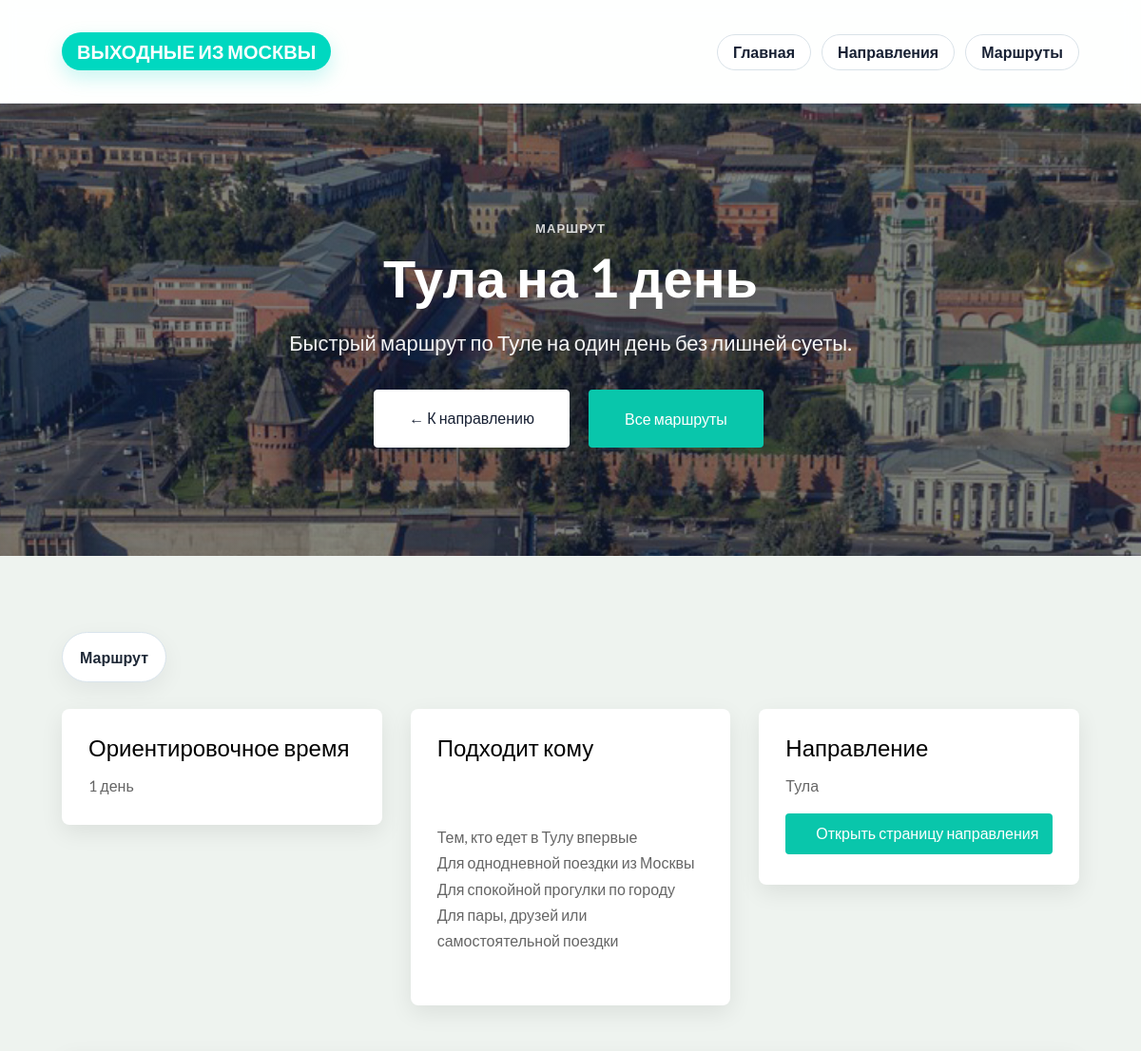
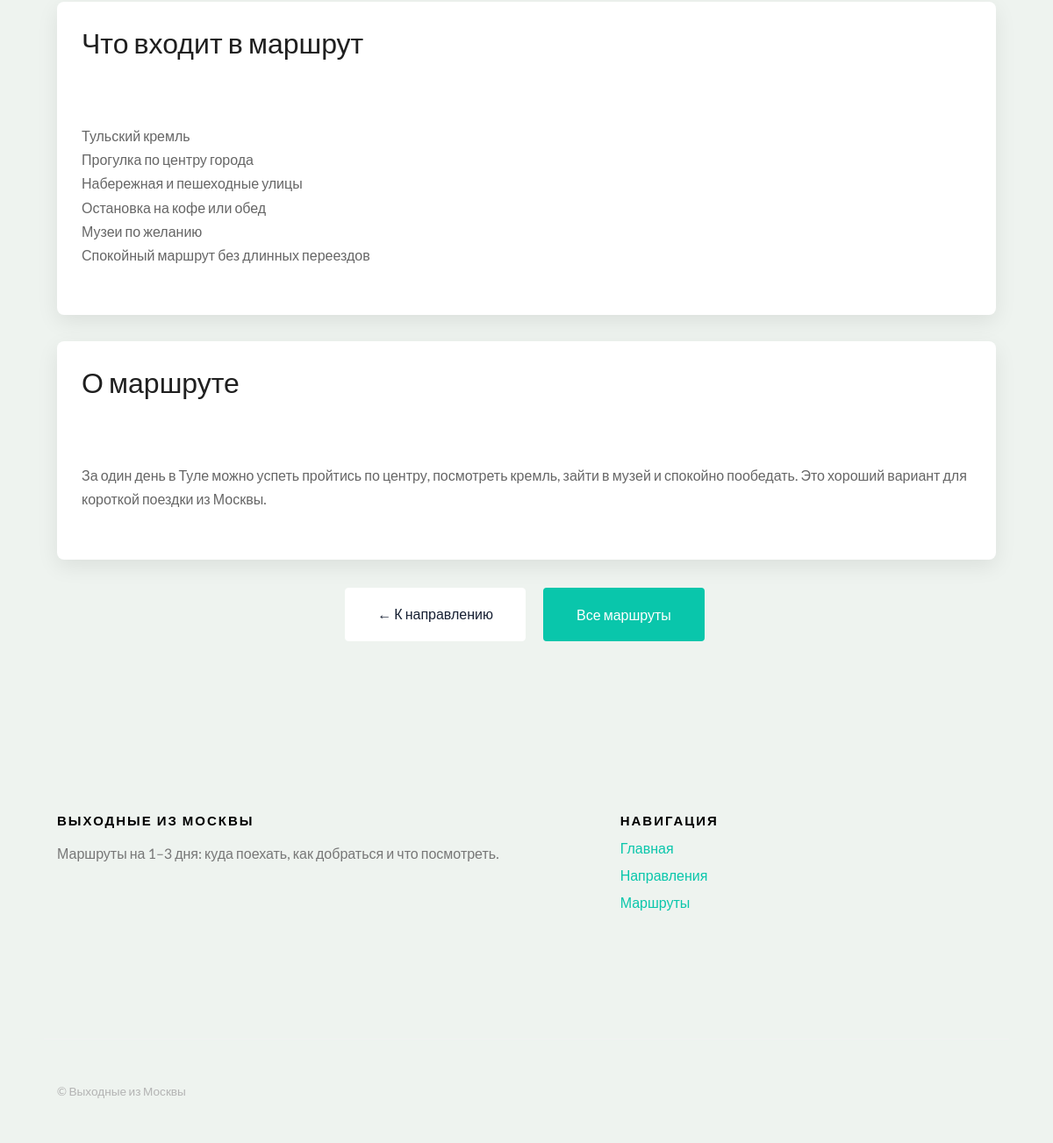
The app's page /routes/tula-na-1-den/ with its own data (2 pictures, top to bottom).
### routes/models.py (models this page shows, shortened)
class Route(models.Model):
    destination = models.ForeignKey(
        Destination,
        on_delete=models.CASCADE,
        related_name="routes",
        verbose_name="Направление",
    )
    title = models.CharField("Название маршрута", max_length=200)
    slug = models.SlugField("Слаг", unique=True)
    short_description = models.CharField("Короткое описание", max_length=255)
    estimated_time = models.CharField(
        "Ориентировочное время",
        max_length=100,
        blank=True,
    )
    route_includes = models.TextField(
        "Что входит в маршрут",
        blank=True,
    )
    suitable_for = models.TextField(
        "Подходит кому",
        blank=True,
    )
    content = models.TextField("Полный текст", blank=True)
    is_published = models.BooleanField("Опубликовано", default=True)
    created_at = models.DateTimeField("Создано", auto_now_add=True)
    class Meta:
        verbose_name = "Маршрут"
        verbose_name_plural = "Маршруты"
        ordering = ["title"]

### destinations/models.py (models this page shows, shortened)
class Destination(models.Model):
    TRANSPORT_CHOICES = [
        ("train", "Поезд"),
        ("car", "Машина"),
        ("bus", "Автобус"),
        ("plane", "Самолет"),
        ("mixed", "Несколько вариантов"),
    ]
    name = models.CharField("Название", max_length=100)
    slug = models.SlugField("Слаг", unique=True)
    short_description = models.CharField("Короткое описание", max_length=255)
    description = models.TextField("Полное описание", blank=True)
    how_to_get = models.TextField("Как добраться", blank=True)
    what_to_see = models.TextField("Что посмотреть", blank=True)
    budget = models.CharField("Бюджет", max_length=255, blank=True)
    days_count = models.CharField("На сколько дней", max_length=100, blank=True)
    transport_type = models.CharField(
        "Лучший транспорт",
        max_length=20,
        choices=TRANSPORT_CHOICES,
        blank=True,
    )
    hero_image = models.ImageField(
        "Hero фото",
        upload_to="destinations/heroes/",
        blank=True,
        null=True,
    )
    gallery_image_1 = models.ImageField(
        "Галерея фото 1",
        upload_to="destinations/gallery/",
        blank=True,
        null=True,
    )
    gallery_image_2 = models.ImageField(
        "Галерея фото 2",
        upload_to="destinations/gallery/",
        blank=True,
        null=True,
    )
    gallery_image_3 = models.ImageField(
        "Галерея фото 3",
        upload_to="destinations/gallery/",
        blank=True,
        null=True,
    )
    is_published = models.BooleanField("Опубликовано", default=True)
    created_at = models.DateTimeField("Создано", auto_now_add=True)
    class Meta:
        verbose_name = "Направление"
        verbose_name_plural = "Направления"
        ordering = ["name"]
    def get_absolute_url(self):
        return reverse("destinations:detail", kwargs={"slug": self.slug})

### routes/views.py (the view)
# urls.py: path("<slug:slug>/", route_detail, name="detail"),
def route_detail(request, slug):
    route = get_object_or_404(
        Route.objects.select_related("destination"),
        slug=slug,
        is_published=True,
    )
    return render(request, "routes/detail.html", {"route": route})

### routes/templates/routes/detail.html (shortened to what this page needs)
{% extends "base.html" %}
{% block content %}
{% if route.destination.slug == "kolomna" %}
<section class="destination-hero destination-hero--photo" style="background-image: linear-gradient(rgba(20, 32, 44, 0.52), rgba(20, 32, 44, 0.52)), url(/static/traveler/images/destinations/kolomna/kolomna_hero.jpg);">
{% elif route.destination.slug == "tula" %}
<section class="destination-hero destination-hero--photo" style="background-image: linear-gradient(rgba(20, 32, 44, 0.52), rgba(20, 32, 44, 0.52)), url(/static/traveler/images/destinations/tula/tula_hero.jpg);">
{% elif route.destination.slug == "kazan" %}
<section class="destination-hero destination-hero--photo" style="background-image: linear-gradient(rgba(20, 32, 44, 0.52), rgba(20, 32, 44, 0.52)), url(/static/traveler/images/destinations/kazan/kazan_hero.jpg);">
{% else %}
<section class="destination-hero destination-hero--photo" style="background-image: linear-gradient(rgba(20, 32, 44, 0.52), rgba(20, 32, 44, 0.52)), url(/static/traveler/images/orig.jpeg);">
{% endif %}
    <div class="gtco-container">
        <div class="destination-hero__content">
            <p class="section-kicker section-kicker--light">Маршрут</p>
            <h1 class="destination-hero__title">{{ route.title }}</h1>
            <p class="destination-hero__subtitle">{{ route.short_description }}</p>
            <div class="destination-hero__actions">
                <a href="{{ route.destination.get_absolute_url }}" class="btn btn-white btn-lg">← К направлению</a>
                <a href="/routes/" class="btn btn-primary btn-lg" style="color: #ffffff !important;">Все маршруты</a>
            </div>
        </div>
    </div>
</section>
<section class="section">
    <div class="gtco-container">
        <div class="page-top-actions">
            <span class="soft-button" style="cursor: default;">Маршрут</span>
        </div>
        <div class="row" style="margin-bottom: 30px;">
            <div class="col-md-4">
                <div class="card" style="margin-bottom: 20px;">
                    <h3 style="margin-top: 0; margin-bottom: 12px;">Ориентировочное время</h3>
                    <p class="card-text" style="margin-bottom: 0;">
                        {% if route.estimated_time %}
                            {{ route.estimated_time }}
                        {% else %}
                            Пока не указано
                        {% endif %}
                    </p>
                </div>
            </div>
            <div class="col-md-4">
                <div class="card" style="margin-bottom: 20px;">
                    <h3 style="margin-top: 0; margin-bottom: 12px;">Подходит кому</h3>
                    <p class="card-text" style="margin-bottom: 0; white-space: pre-line;">
                        {% if route.suitable_for %}
                            {{ route.suitable_for }}
                        {% else %}
                            Пока не указано
                        {% endif %}
                    </p>
                </div>
            </div>
            <div class="col-md-4">
                <div class="card" style="margin-bottom: 20px;">
                    <h3 style="margin-top: 0; margin-bottom: 12px;">Направление</h3>
                    <p class="card-text" style="margin-bottom: 16px;">{{ route.destination.name }}</p>
                    <a href="{{ route.destination.get_absolute_url }}" class="btn btn-primary btn-block" style="color: #ffffff !important; text-decoration: none;">
                        Открыть страницу направления
                    </a>
                </div>
            </div>
        </div>
        <div class="card" style="margin-bottom: 30px;">
            <h2 class="section-title" style="font-size: 32px; margin-bottom: 18px;">Что входит в маршрут</h2>
            <p class="card-text" style="margin-bottom: 0; white-space: pre-line;">
                {% if route.route_includes %}
                    {{ route.route_includes }}
                {% else %}
                    Пока не заполнено.
                {% endif %}
            </p>
        </div>
        <div class="card" style="margin-bottom: 30px;">
            <h2 class="section-title" style="font-size: 32px; margin-bottom: 18px;">О маршруте</h2>
            <p class="card-text" style="margin-bottom: 0; white-space: pre-line;">
                {% if route.content %}
                    {{ route.content }}
                {% else %}
                    Полный текст маршрута пока не заполнен.
                {% endif %}
            </p>
        </div>
        <div class="destination-hero__actions">
            <a href="{{ route.destination.get_absolute_url }}" class="btn btn-white btn-lg">← К направлению</a>
            <a href="/routes/" class="btn btn-primary btn-lg" style="color: #ffffff !important;">Все маршруты</a>
        </div>
    </div>
</section>
{% endblock %}

### static/traveler/css/style.css (style rules this page uses)
body { font-family: "Lato", Arial, sans-serif; font-weight: 400; font-size: 16px; line-height: 1.7; color: #777; background: #fff; }
a { color: #09C6AB; -webkit-transition: 0.5s; -o-transition: 0.5s; transition: 0.5s; }
p { margin-bottom: 20px; }
h1, h2, h3, h4, h5, h6, figure { color: #000; font-family: "Lato", Arial, sans-serif; font-weight: 400; margin: 0 0 20px 0; }
.gtco-container { max-width: 1100px; position: relative; margin: 0 auto; padding-left: 15px; padding-right: 15px; }
.btn { margin-right: 4px; margin-bottom: 4px; font-family: "Lato", Arial, sans-serif; font-size: 16px; font-weight: 400; -webkit-border-radius: 4px; -moz-border-radius: 4px; -ms-border-radius: 4px; border-radius: 4px; -webkit-transition: 0.5s; -o-transition: 0.5s; transition: 0.5s; padding: 8px 30px; }
.btn.btn-lg { padding: 18px 36px !important; }
.btn-primary { background: #09C6AB; color: #fff; border: 2px solid #09C6AB !important; }
.btn-white { background: #fff; color: #000; border: 2px solid #fff; }

### static/css/traveler_bridge.css (style rules this page uses)
body { background: #eef3ef !important; }
.section { background: transparent !important; padding: 80px 0; }
.section-kicker { margin: 0 0 10px; font-size: 13px; font-weight: 700; text-transform: uppercase; letter-spacing: 0.08em; color: #00d8c0; }
.section-kicker--light { color: rgba(255, 255, 255, 0.82); }
.section-title { margin: 0; font-size: 36px; line-height: 1.2; color: #1f1f1f; }
.card { background: #ffffff; border-radius: 8px; box-shadow: 0 8px 25px rgba(0, 0, 0, 0.08); padding: 28px; }
.card-text { color: #666; font-size: 16px; line-height: 1.7; margin-bottom: 18px; }
.btn-primary, .btn-primary:hover, .btn-primary:focus, .btn-primary:active { color: #ffffff !important; }
.btn-primary.btn-block, .btn-primary.btn-block:hover, .btn-primary.btn-block:focus { color: #ffffff !important; }
.btn-white, .btn-white:hover, .btn-white:focus, .btn-white:active { opacity: 1 !important; text-decoration: none !important; }
.btn-white { background: #ffffff !important; color: #172033 !important; border: 1px solid #ffffff !important; }
.destination-hero { position: relative; padding: 120px 0 110px; background-size: cover; background-position: center; background-repeat: no-repeat; color: #ffffff; }
.destination-hero__content { max-width: 760px; text-align: center; margin: 0 auto; }
.destination-hero__title { font-size: 56px; line-height: 1.1; margin: 0 0 20px; color: #ffffff; font-weight: 700; }
.destination-hero__subtitle { max-width: 760px; margin: 0 auto; font-size: 22px; line-height: 1.6; color: rgba(255, 255, 255, 0.95); }
.destination-hero__actions { display: flex; gap: 16px; justify-content: center; flex-wrap: wrap; margin-top: 32px; }
.page-top-actions { margin-bottom: 28px; }
.soft-button { display: inline-flex; align-items: center; gap: 8px; padding: 12px 18px; border-radius: 999px; background: #ffffff; border: 1px solid #d9e4ec; color: #1f2937 !important; text-decoration: none !important; font-weight: 600; transition: all 0.2s ease; box-shadow: 0 8px 24px rgba(15, 23, 42, 0.06); }

### records on screen
Route: title "Тула на 1 день", short_description "Быстрый маршрут по Туле на один день без лишней суеты.", estimated_time "1 день", suitable_for "Тем, кто едет в Тулу впервые Для однодневной поездки из Москвы Для спокойной прогулки по городу Для пары, друзей или самостоятельной поездки", destination.name "Тула", route_includes "Тульский кремль Прогулка по центру города Набережная и пешеходные улицы Остановка на кофе или обед Музеи по желанию Спокойный маршрут без длинных переездов", content "За один день в Туле можно успеть пройтись по центру, посмотреть кремль, зайти в музей и спокойно пообедать. Это хороший вариант для короткой поездки из Москвы."
